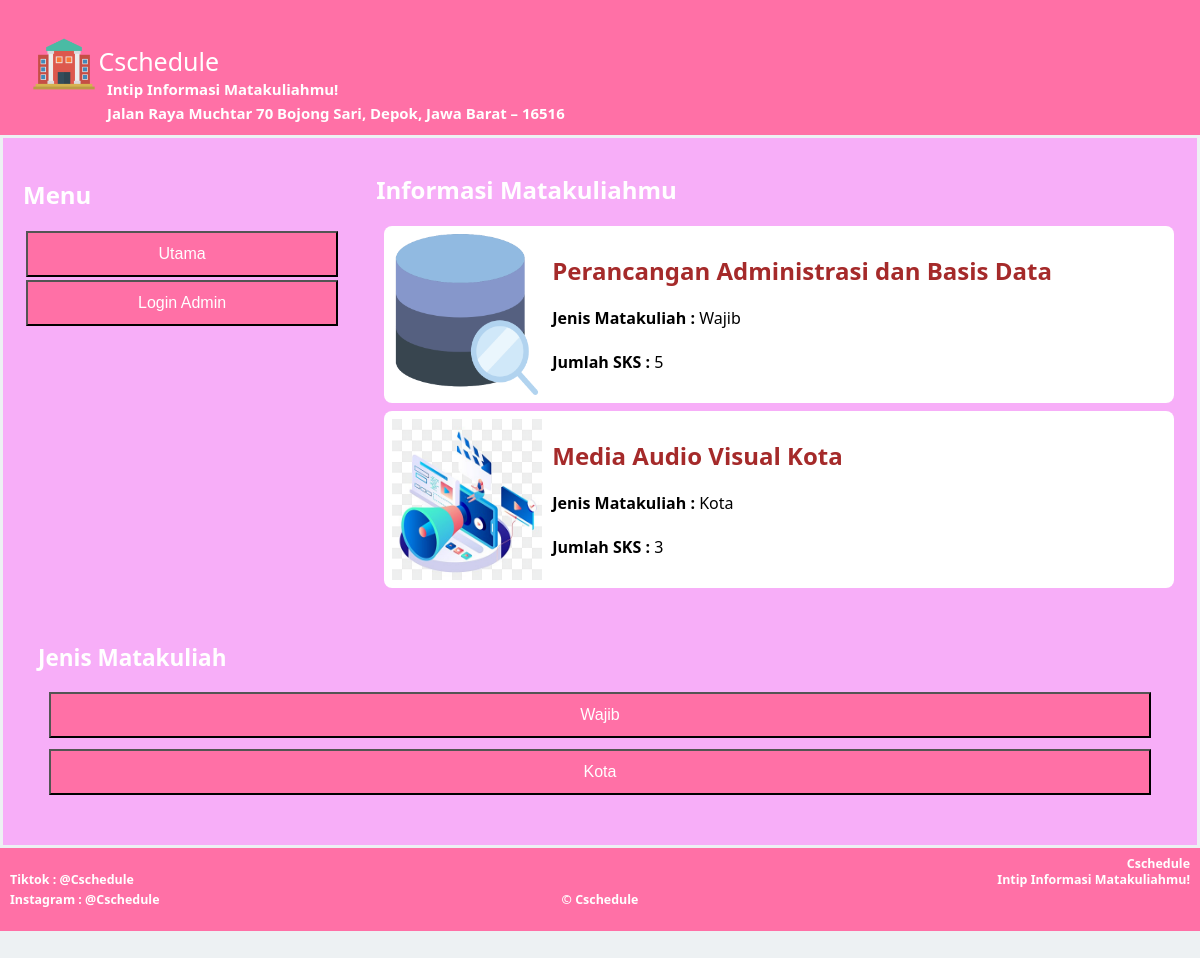
The page / on the database its author committed.
### tables this page shows
CREATE TABLE `template` (
  `id_temp` int(11) NOT NULL,
  `logo` varchar(30) NOT NULL,
  `header` varchar(30) NOT NULL,
  `subheader` varchar(50) NOT NULL,
  `footer` varchar(30) NOT NULL
);

CREATE TABLE `navbar` (
  `id_menu` int(11) NOT NULL,
  `menu` varchar(30) NOT NULL,
  `link` varchar(30) NOT NULL
);

CREATE TABLE `barang` (
  `id_barang` int(11) NOT NULL,
  `nama_barang` varchar(50) NOT NULL,
  `gambar_barang` varchar(50) NOT NULL,
  `jenis_barang` varchar(30) NOT NULL,
  `deskripsi_barang` text NOT NULL,
  `stok_barang` int(15) NOT NULL
);

### index.php (the view, shortened to what this page needs)
<?php include 'koneksi.php'?>
<!DOCTYPE html>
<html lang="en">
<head>
    <link rel="stylesheet" href="style.css">
</head>
<body>
<div>
    <header style="background-color:#ff70a6;">
        <?php $dataHeader = $koneksi->query("select * from template");
                $dataHeader = $dataHeader->fetch_object(); ?>
        <?php $dataAdmin = $koneksi->query("select * from admin");
                $dataAdmin = $dataAdmin->fetch_object(); ?>
        <img width="6%" src="<?php echo $dataHeader->logo;?>">
        <a href="index.php" style=" position:absolute; color: white; text-decoration: none; margin-top:14px;"><?php echo $dataHeader->header?></a>
        <div class="mt-2" style="font-size: large; float: left;"><br>
        <h5 style="position:absolute; left: 107px; color: white; text-decoration: none;"><?php echo $dataHeader->subheader?></h5><br>
              <div class="mt-2" style="font-size: large; float: left;">
        <h5 style="position:absolute; left: 107px; color: white; text-decoration: none;"><?php echo $dataAdmin->alamat_admin?></h5><br>
        </div>
    </header>
        <div class="content" style="padding: 3px;">
            <nav style="background-color:#f7aef8;">
              <h1>Menu</h1>
              <?php
                    include('koneksi.php');
                    $query = mysqli_query($koneksi, 'SELECT * FROM navbar');
                    $result = mysqli_fetch_all($query, MYSQLI_ASSOC);
                     ?>
                <ul>
                <?php foreach($result as $result) : ?>
                    <li style="margin: 1%;">
                        <a href="<?php echo $result['link'] ?>" style="color:aliceblue;">
                            <button class="btn-nav" style="background-color: #ff70a6;">
                                <?php echo $result['menu'] ?>
                            </button>
                        </a>
                    </li>
                    <?php endforeach; ?>
                </ul>
            </nav>
            <article style="background-color:#f7aef8;">
                <h1 style="color:white;">Informasi Matakuliahmu</h1>
                    <?php
                        include('koneksi.php');
                         if(isset($_GET['jenis_barang'])){
                             $filter_kategori = $_GET['jenis_barang'];
                             $query_rs = mysqli_query($koneksi, "SELECT * FROM barang WHERE jenis_barang LIKE '$filter_kategori%' ");
                         }else{
                             $query_rs = mysqli_query($koneksi, "SELECT * FROM barang");
                         }
                        while($result = mysqli_fetch_array($query_rs)){
                    ?>
                    <div style="color: black; background-color: white; padding: 1%; margin: 1%; border-radius: 8px;">
                        <div style="display: flex;">
                        <img  src="<?= $result["gambar_barang"]?>" alt="barang" width="150px">
                        <div style="display:flex; flex-direction:column; margin-left:10px">
                            <a  href="detail.php?id_barang=<?=$result['id_barang']?>" style="color: brown; text-decoration:none;">
                                <h2><?php echo $result['nama_barang'] ?></h2>
                            </a>
                            <label ><strong>Jenis Matakuliah   :</strong> <?php echo $result['jenis_barang']; ?></label><br>
                            <label ><strong>Jumlah SKS :</strong> <?php echo $result['stok_barang']; ?></label><br>
                        </div>
                        </div>
                    </div>
                    <?php
                        }
                    ?>
            </article>
            <aside style="background-color:#f7aef8;">
              <h1>Jenis Matakuliah</h1>
              <?php
                    include('koneksi.php');
                    $query = mysqli_query($koneksi, 'SELECT DISTINCT kategori FROM aside');
                    $result = mysqli_fetch_all($query, MYSQLI_ASSOC);
                     ?>
                <ul>
                <?php foreach($result as $result) : ?>
                    <li style="margin: 1%; ">
                        <a href="index.php?jenis_barang=<?=$result['kategori']?>" >
                            <button class="btn-aside" style="background-color:#ff70a6;">
                                <?php echo $result['kategori'] ?>
                            </button>
                        </a>
                    </li>
                    <?php endforeach; ?>
                </ul>
            </aside>
        </div>
        <footer class="site-footer" style="background-color:#ff70a6;">
            <div>
                <h5 style="position:absolute; right: 10px; margin-top:5px;"><?php echo $dataHeader->header?></h5>
                <h5 style="position:absolute; right: 10px; margin-bottom:5px;"><?php echo $dataHeader->subheader?> </h5>
                <h5 style="position:absolute; left: 10px;">Tiktok : @<?php echo $dataHeader->header?></h5><br>
                <h5 style="position:absolute; left: 10px;">Instagram : @<?php echo $dataHeader->header?></h5>
                <h5 style="">&copy <?php echo $dataHeader->footer?></h5>
            </div>
        </footer>
    </div>
</body>
</html>

### style.css (style rules this page uses)
* { box-sizing: border-box; }
body { background-color: #edf1f3; margin: 0px; padding: 0px; height: 100% auto; font-family: "Segoe UI", Tahoma, Geneva, Verdana, sans-serif; }
header { background-color: black; padding: 30px; text-align: left; font-size: 25px; color: white; height: max-content; }
nav { float: left; color: white; width: 20%; height: 580px; background: #f7aef8; padding: 20px; }
nav ul { list-style-type: none; padding: 0; }
a { color: white; }
.btn-nav { transition-duration: 0.4s; background-color: #ff70a6; padding: 12px 28px; width: 100%; color: white; font-size: medium; }
article { float: left; color: white; padding: 15px; width: 60%; background-color: #f7aef8; height: 580px; max-height: max-content; overflow: auto; }
article div { background-color: white; color: black; border-radius: 10px; }
article a { color: blue; }
aside { float: left; color: white; padding: 35px; width: 20%; background-color: #f7aef8; height: 580px; font-size: 15px; }
aside ul { list-style-type: none; padding: 0; }
.btn-aside { transition-duration: 0.4s; background-color: #3a7ca5; padding: 12px 28px; width: 100%; color: white; font-size: medium; }
.content::after { content: ""; display: table; clear: both; }
footer { background-color: #3a7ca5; text-align: center; color: white; }
.site-footer { font-size: 15px; padding: 2px; }
@media (max-width: 1240px) { header { height: auto; min-height: min-content; max-height: max-content; } }
@media (max-width: 1240px) { nav { width: 30%; height: 450px; } }
@media (max-width: 1240px) { article { width: 70%; height: 450px; } }
@media (max-width: 1240px) { aside { width: 100%; height: auto; } }
@media (max-width: 1240px) { button { width: 50%; } }

### rows shown on the page
template: logo (picture), header "Cschedule", subheader "Intip Informasi Matakuliahmu!", footer "Cschedule"
navbar: menu "Utama"
navbar: menu "Login Admin"
barang: gambar_barang (picture), nama_barang "Perancangan Administrasi dan Basis Data", jenis_barang "Wajib", stok_barang "5"
barang: gambar_barang (picture), nama_barang "Media Audio Visual Kota", jenis_barang "Kota", stok_barang "3"

### other values the page prints
$dataAdmin->alamat_admin "Jalan Raya Muchtar 70 Bojong Sari, Depok, Jawa Barat – 16516"
$result['kategori'] "Wajib"
$result['kategori'] "Kota"
